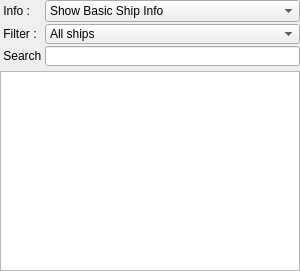
     <widget class="QFrame" name="rightArea">
      <property name="sizePolicy">
       <sizepolicy hsizetype="Minimum" vsizetype="Preferred">
        <horstretch>5</horstretch>
        <verstretch>0</verstretch>
       </sizepolicy>
      </property>
      <property name="minimumSize">
       <size>
        <width>300</width>
        <height>0</height>
       </size>
      </property>
      <property name="frameShape">
       <enum>QFrame::NoFrame</enum>
      </property>
      <property name="frameShadow">
       <enum>QFrame::Raised</enum>
      </property>
      <layout class="QVBoxLayout" name="verticalLayout">
       <property name="spacing">
        <number>5</number>
       </property>
       <property name="margin">
        <number>0</number>
       </property>
       <item>
        <widget class="QFrame" name="filterFrame">
         <property name="sizePolicy">
          <sizepolicy hsizetype="Preferred" vsizetype="Preferred">
           <horstretch>0</horstretch>
           <verstretch>0</verstretch>
          </sizepolicy>
         </property>
         <property name="minimumSize">
          <size>
           <width>0</width>
           <height>0</height>
          </size>
         </property>
         <property name="maximumSize">
          <size>
           <width>16777215</width>
           <height>16777215</height>
          </size>
         </property>
         <property name="frameShape">
          <enum>QFrame::NoFrame</enum>
         </property>
         <property name="frameShadow">
          <enum>QFrame::Raised</enum>
         </property>
         <layout class="QGridLayout" name="gridLayout_2">
          <property name="horizontalSpacing">
           <number>0</number>
          </property>
          <property name="verticalSpacing">
           <number>2</number>
          </property>
          <property name="margin">
           <number>0</number>
          </property>
          <item row="1" column="0">
           <widget class="QLabel" name="filterLabel">
            <property name="enabled">
             <bool>true</bool>
            </property>
            <property name="sizePolicy">
             <sizepolicy hsizetype="Fixed" vsizetype="Fixed">
              <horstretch>0</horstretch>
              <verstretch>0</verstretch>
             </sizepolicy>
            </property>
            <property name="minimumSize">
             <size>
              <width>36</width>
              <height>20</height>
             </size>
            </property>
            <property name="maximumSize">
             <size>
              <width>36</width>
              <height>20</height>
             </size>
            </property>
            <property name="text">
             <string> Filter :</string>
            </property>
           </widget>
          </item>
          <item row="1" column="1">
           <widget class="QComboBox" name="filterComboBox">
            <property name="sizePolicy">
             <sizepolicy hsizetype="Preferred" vsizetype="Fixed">
              <horstretch>0</horstretch>
              <verstretch>0</verstretch>
             </sizepolicy>
            </property>
            <property name="minimumSize">
             <size>
              <width>0</width>
              <height>20</height>
             </size>
            </property>
            <property name="maximumSize">
             <size>
              <width>16777215</width>
              <height>20</height>
             </size>
            </property>
            <property name="focusPolicy">
             <enum>Qt::WheelFocus</enum>
            </property>
            <item>
             <property name="text">
              <string>All ships</string>
             </property>
            </item>
           </widget>
          </item>
          <item row="2" column="0">
           <widget class="QLabel" name="filterLabel_2">
            <property name="enabled">
             <bool>true</bool>
            </property>
            <property name="sizePolicy">
             <sizepolicy hsizetype="Fixed" vsizetype="Fixed">
              <horstretch>0</horstretch>
              <verstretch>0</verstretch>
             </sizepolicy>
            </property>
            <property name="minimumSize">
             <size>
              <width>45</width>
              <height>20</height>
             </size>
            </property>
            <property name="maximumSize">
             <size>
              <width>45</width>
              <height>20</height>
             </size>
            </property>
            <property name="text">
             <string> Search :</string>
            </property>
           </widget>
          </item>
          <item row="2" column="1">
           <widget class="QLineEdit" name="serachLineEdit">
            <property name="minimumSize">
             <size>
              <width>205</width>
              <height>20</height>
             </size>
            </property>
            <property name="maximumSize">
             <size>
              <width>16777215</width>
              <height>20</height>
             </size>
            </property>
            <property name="focusPolicy">
             <enum>Qt::StrongFocus</enum>
            </property>
           </widget>
          </item>
          <item row="0" column="1">
           <widget class="QComboBox" name="detailsCombo">
            <property name="focusPolicy">
             <enum>Qt::WheelFocus</enum>
            </property>
            <item>
             <property name="text">
              <string>Show Basic Ship Info</string>
             </property>
            </item>
            <item>
             <property name="text">
              <string>Show Detailled Ship Info</string>
             </property>
            </item>
           </widget>
          </item>
          <item row="0" column="0">
           <widget class="QLabel" name="filterLabel_3">
            <property name="enabled">
             <bool>true</bool>
            </property>
            <property name="sizePolicy">
             <sizepolicy hsizetype="Fixed" vsizetype="Fixed">
              <horstretch>0</horstretch>
              <verstretch>0</verstretch>
             </sizepolicy>
            </property>
            <property name="minimumSize">
             <size>
              <width>36</width>
              <height>20</height>
             </size>
            </property>
            <property name="maximumSize">
             <size>
              <width>36</width>
              <height>20</height>
             </size>
            </property>
            <property name="text">
             <string> Info :</string>
            </property>
           </widget>
          </item>
         </layout>
        </widget>
       </item>
       <item>
        <widget class="QTreeView" name="itemTree">
         <property name="sizePolicy">
          <sizepolicy hsizetype="Preferred" vsizetype="Expanding">
           <horstretch>5</horstretch>
           <verstretch>0</verstretch>
          </sizepolicy>
         </property>
         <property name="minimumSize">
          <size>
           <width>0</width>
           <height>200</height>
          </size>
         </property>
         <property name="focusPolicy">
          <enum>Qt::WheelFocus</enum>
         </property>
         <property name="horizontalScrollBarPolicy">
          <enum>Qt::ScrollBarAsNeeded</enum>
         </property>
         <property name="showDropIndicator" stdset="0">
          <bool>false</bool>
         </property>
         <property name="dragEnabled">
          <bool>true</bool>
         </property>
         <property name="dragDropMode">
          <enum>QAbstractItemView::DragOnly</enum>
         </property>
         <property name="indentation">
          <number>20</number>
         </property>
         <property name="uniformRowHeights">
          <bool>true</bool>
         </property>
         <property name="sortingEnabled">
          <bool>true</bool>
         </property>
         <property name="headerHidden">
          <bool>true</bool>
         </property>
        </widget>
       </item>
      </layout>
     </widget>
